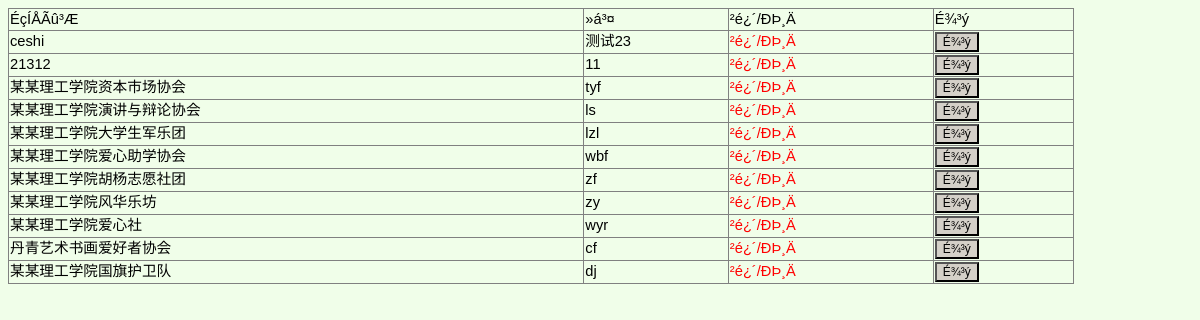
The app's page /admin/admin_st.php (signed in) with its own data.
### tables this page shows
CREATE TABLE `stinfor` (
  `st_id` int(11) NOT NULL auto_increment,
  `st_name` varchar(50) default NULL,
  `st_jj` longtext,
  `st_date` date default NULL,
  `st_state` int(11) default NULL,
  `st_zhy` varchar(50) default NULL,
  `st_phone` varchar(50) default NULL,
  `st_ren` varchar(50) default NULL,
  `st_address` varchar(50) default NULL,
  `st_sex` varchar(50) default NULL,
  `st_email` varchar(50) default NULL,
  `st_pwd` varchar(50) default NULL,
  PRIMARY KEY  (`st_id`)
);

### admin/admin_st.php (the view, shortened to what this page needs)
<html>
<head>
</head>
<body>
<table width="90%" border="1" cellspacing="0" >
  <tr>
    <td >ÉçÍÅÃû³Æ</td>
    <td >»á³¤</td>
    <td >²é¿´/ÐÞ¸Ä</td>
    <td >É¾³ý</td>
  </tr>
 <?php
 $sql="SELECT * FROM stinfor WHERE st_state=1 order by st_id DESC";
$res=mysql_query($sql);
while($data=mysql_fetch_array($res))
{
 ?>
  <tr>
    <td><?php echo $data["st_name"]?></td>
    <td><?php echo $data["st_ren"]?></td>
    <td><a href="admin_st_edit1.php?id=<?php echo $data["st_id"]?>">²é¿´/ÐÞ¸Ä</a></td>
    <td><input type="button" value="É¾³ý" onclick="if (confirm('È·ÊµÒª´ËÌõ¼ÇÂ¼Âð£¿')) window.location='admin_st_delok.php?id=<?php echo $data["st_id"]?>'" style="font-family: ÐÂÏ¸Ã÷Ìå, ËÎÌå, Arial; font-size: 9pt; height:20px;background-color:#D4D0C8;" onMouseOver="this.style.backgroundColor='#FFC864'" onMouseOut="this.style.backgroundColor='#D4D0C8'"></td>
  </tr>
  <?php
}
?>
</table>
</body>
</html>

### admin/all.css (style rules this page uses)
td { font-family: "Verdana", "Arial", "Helvetica", "sans-serif"; font-size: 11pt; line-height: 14pt; color: #000000 }
a:link { font-family: "Verdana", "Arial", "Helvetica", "sans-serif"; font-size: 11pt; color:#FF0000; text-decoration: none; line-height: 14pt }
body { background-color:#F0FEE9 }
input { font-family: ��ϸ����, ����, Arial; font-size: 11pt; height:20px;background-color:#ccccff }
table { border-collapse:collapse; }

### records on screen
stinfor: st_name "ceshi", st_ren "测试23"
stinfor: st_name "21312", st_ren "11"
stinfor: st_name "某某理工学院资本市场协会", st_ren "tyf"
stinfor: st_name "某某理工学院演讲与辩论协会", st_ren "ls"
stinfor: st_name "某某理工学院大学生军乐团", st_ren "lzl"
stinfor: st_name "某某理工学院爱心助学协会", st_ren "wbf"
stinfor: st_name "某某理工学院胡杨志愿社团", st_ren "zf"
stinfor: st_name "某某理工学院风华乐坊", st_ren "zy"
stinfor: st_name "某某理工学院爱心社", st_ren "wyr"
stinfor: st_name "丹青艺术书画爱好者协会", st_ren "cf"
stinfor: st_name "某某理工学院国旗护卫队", st_ren "dj"
